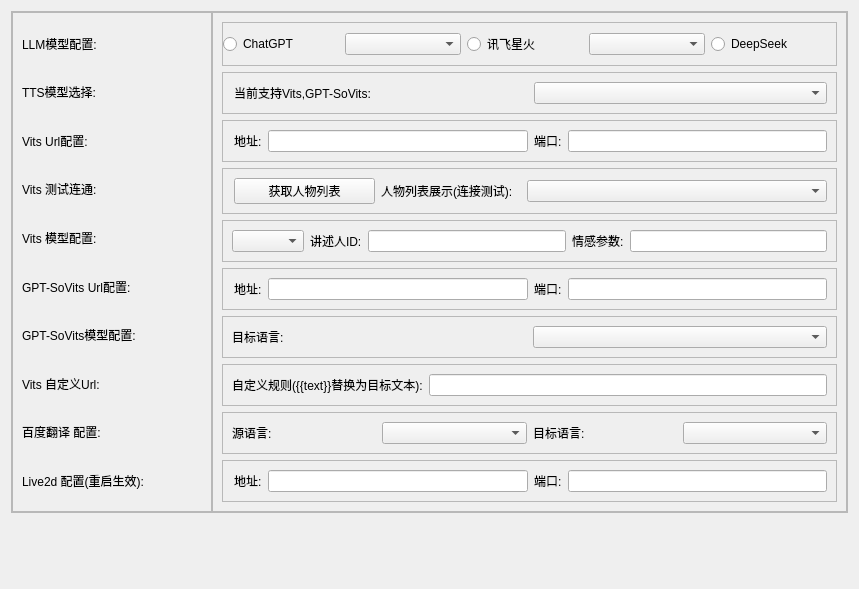
         <widget class="QWidget" name="scrollAreaWidgetContents_deploy">
          <property name="geometry">
           <rect>
            <x>0</x>
            <y>0</y>
            <width>859</width>
            <height>589</height>
           </rect>
          </property>
          <layout class="QGridLayout" name="gridLayout_9">
           <item row="0" column="0">
            <widget class="QFrame" name="frame_6">
             <property name="frameShape">
              <enum>QFrame::StyledPanel</enum>
             </property>
             <property name="frameShadow">
              <enum>QFrame::Raised</enum>
             </property>
             <layout class="QGridLayout" name="gridLayout">
              <property name="leftMargin">
               <number>0</number>
              </property>
              <property name="topMargin">
               <number>0</number>
              </property>
              <property name="rightMargin">
               <number>0</number>
              </property>
              <property name="bottomMargin">
               <number>0</number>
              </property>
              <property name="spacing">
               <number>0</number>
              </property>
              <item row="0" column="0">
               <widget class="QFrame" name="frame_label_deploy">
                <property name="minimumSize">
                 <size>
                  <width>200</width>
                  <height>0</height>
                 </size>
                </property>
                <property name="maximumSize">
                 <size>
                  <width>300</width>
                  <height>16777215</height>
                 </size>
                </property>
                <property name="frameShape">
                 <enum>QFrame::StyledPanel</enum>
                </property>
                <property name="frameShadow">
                 <enum>QFrame::Raised</enum>
                </property>
                <layout class="QVBoxLayout" name="verticalLayout_7">
                 <item>
                  <widget class="QLabel" name="label_llm_set">
                   <property name="text">
                    <string>LLM模型配置:</string>
                   </property>
                  </widget>
                 </item>
                 <item>
                  <widget class="QLabel" name="label_vits_select">
                   <property name="text">
                    <string>TTS模型选择:</string>
                   </property>
                  </widget>
                 </item>
                 <item>
                  <widget class="QLabel" name="label_vits_url">
                   <property name="text">
                    <string>Vits Url配置:</string>
                   </property>
                  </widget>
                 </item>
                 <item>
                  <widget class="QLabel" name="label_vits_connect">
                   <property name="text">
                    <string>Vits 测试连通:</string>
                   </property>
                  </widget>
                 </item>
                 <item>
                  <widget class="QLabel" name="label_vits_set">
                   <property name="text">
                    <string>Vits 模型配置:</string>
                   </property>
                  </widget>
                 </item>
                 <item>
                  <widget class="QLabel" name="label_gptsovits_url">
                   <property name="text">
                    <string>GPT-SoVits Url配置:</string>
                   </property>
                  </widget>
                 </item>
                 <item>
                  <widget class="QLabel" name="label_gptsovits_set">
                   <property name="text">
                    <string>GPT-SoVits模型配置:</string>
                   </property>
                  </widget>
                 </item>
                 <item>
                  <widget class="QLabel" name="label_vits_selfrule">
                   <property name="text">
                    <string>Vits 自定义Url:</string>
                   </property>
                  </widget>
                 </item>
                 <item>
                  <widget class="QLabel" name="label_baidu_set">
                   <property name="text">
                    <string>百度翻译 配置:</string>
                   </property>
                  </widget>
                 </item>
                 <item>
                  <widget class="QLabel" name="label_live2d">
                   <property name="text">
                    <string>Live2d 配置(重启生效):</string>
                   </property>
                  </widget>
                 </item>
                </layout>
               </widget>
              </item>
              <item row="0" column="1">
               <widget class="QFrame" name="frame_set_deploy">
                <property name="frameShape">
                 <enum>QFrame::StyledPanel</enum>
                </property>
                <property name="frameShadow">
                 <enum>QFrame::Raised</enum>
                </property>
                <layout class="QVBoxLayout" name="verticalLayout_10">
                 <item>
                  <widget class="QFrame" name="frame_llm_set">
                   <property name="frameShape">
                    <enum>QFrame::StyledPanel</enum>
                   </property>
                   <property name="frameShadow">
                    <enum>QFrame::Raised</enum>
                   </property>
                   <layout class="QHBoxLayout" name="horizontalLayout_12">
                    <property name="leftMargin">
                     <number>0</number>
                    </property>
                    <item>
                     <widget class="QRadioButton" name="radioButton_llm_chatgpt">
                      <property name="text">
                       <string>ChatGPT</string>
                      </property>
                     </widget>
                    </item>
                    <item>
                     <widget class="QComboBox" name="comboBox_llm_chatgpt"/>
                    </item>
                    <item>
                     <widget class="QRadioButton" name="radioButton_llm_xfxh">
                      <property name="text">
                       <string>讯飞星火</string>
                      </property>
                     </widget>
                    </item>
                    <item>
                     <widget class="QComboBox" name="comboBox_llm_xfxh"/>
                    </item>
                    <item>
                     <widget class="QRadioButton" name="radioButton_llm_deepseek">
                      <property name="text">
                       <string>DeepSeek</string>
                      </property>
                     </widget>
                    </item>
                   </layout>
                  </widget>
                 </item>
                 <item>
                  <widget class="QFrame" name="frame_vits_3">
                   <property name="frameShape">
                    <enum>QFrame::StyledPanel</enum>
                   </property>
                   <property name="frameShadow">
                    <enum>QFrame::Raised</enum>
                   </property>
                   <layout class="QHBoxLayout" name="horizontalLayout_18">
                    <property name="leftMargin">
                     <number>11</number>
                    </property>
                    <item>
                     <widget class="QLabel" name="label_vits_select_some">
                      <property name="text">
                       <string>当前支持Vits,GPT-SoVits:</string>
                      </property>
                     </widget>
                    </item>
                    <item>
                     <widget class="QComboBox" name="comboBox_vitsmodel_select"/>
                    </item>
                   </layout>
                  </widget>
                 </item>
                 <item>
                  <widget class="QFrame" name="frame_vits">
                   <property name="frameShape">
                    <enum>QFrame::StyledPanel</enum>
                   </property>
                   <property name="frameShadow">
                    <enum>QFrame::Raised</enum>
                   </property>
                   <layout class="QHBoxLayout" name="horizontalLayout_9">
                    <property name="leftMargin">
                     <number>11</number>
                    </property>
                    <item>
                     <widget class="QLabel" name="label_vits_address">
                      <property name="text">
                       <string>地址:</string>
                      </property>
                     </widget>
                    </item>
                    <item>
                     <widget class="QLineEdit" name="lineEdit_vits_address"/>
                    </item>
                    <item>
                     <widget class="QLabel" name="label_vits_port">
                      <property name="text">
                       <string>端口:</string>
                      </property>
                     </widget>
                    </item>
                    <item>
                     <widget class="QLineEdit" name="lineEdit_vits_port"/>
                    </item>
                   </layout>
                  </widget>
                 </item>
                 <item>
                  <widget class="QFrame" name="frame_vits_4">
                   <property name="frameShape">
                    <enum>QFrame::StyledPanel</enum>
                   </property>
                   <property name="frameShadow">
                    <enum>QFrame::Raised</enum>
                   </property>
                   <layout class="QHBoxLayout" name="horizontalLayout_20">
                    <property name="leftMargin">
                     <number>11</number>
                    </property>
                    <item>
                     <widget class="QPushButton" name="pushButton_getspeakers">
                      <property name="text">
                       <string>获取人物列表</string>
                      </property>
                     </widget>
                    </item>
                    <item>
                     <widget class="QLabel" name="label_vits_speakers">
                      <property name="text">
                       <string>人物列表展示(连接测试):</string>
                      </property>
                     </widget>
                    </item>
                    <item>
                     <widget class="QComboBox" name="comboBox_vitsspeakers">
                      <property name="minimumSize">
                       <size>
                        <width>300</width>
                        <height>0</height>
                       </size>
                      </property>
                     </widget>
                    </item>
                   </layout>
                  </widget>
                 </item>
                 <item>
                  <widget class="QFrame" name="frame_vits_select">
                   <property name="frameShape">
                    <enum>QFrame::StyledPanel</enum>
                   </property>
                   <property name="frameShadow">
                    <enum>QFrame::Raised</enum>
                   </property>
                   <layout class="QHBoxLayout" name="horizontalLayout_10">
                    <item>
                     <widget class="QComboBox" name="comboBox_vits_select"/>
                    </item>
                    <item>
                     <widget class="QLabel" name="label_speaker_id">
                      <property name="text">
                       <string>讲述人ID:</string>
                      </property>
                     </widget>
                    </item>
                    <item>
                     <widget class="QLineEdit" name="lineEdit_speaker_id"/>
                    </item>
                    <item>
                     <widget class="QLabel" name="label_speaker_emotion">
                      <property name="text">
                       <string>情感参数:</string>
                      </property>
                     </widget>
                    </item>
                    <item>
                     <widget class="QLineEdit" name="lineEdit_speaker_emotion"/>
                    </item>
                   </layout>
                  </widget>
                 </item>
                 <item>
                  <widget class="QFrame" name="frame_vits_2">
                   <property name="frameShape">
                    <enum>QFrame::StyledPanel</enum>
                   </property>
                   <property name="frameShadow">
                    <enum>QFrame::Raised</enum>
                   </property>
                   <layout class="QHBoxLayout" name="horizontalLayout_14">
                    <property name="leftMargin">
                     <number>11</number>
                    </property>
                    <item>
                     <widget class="QLabel" name="label_gptsovits_address">
                      <property name="text">
                       <string>地址:</string>
                      </property>
                     </widget>
                    </item>
                    <item>
                     <widget class="QLineEdit" name="lineEdit_gptsovits_address"/>
                    </item>
                    <item>
                     <widget class="QLabel" name="label_gptsovits_port">
                      <property name="text">
                       <string>端口:</string>
                      </property>
                     </widget>
                    </item>
                    <item>
                     <widget class="QLineEdit" name="lineEdit_gptsovits_port"/>
                    </item>
                   </layout>
                  </widget>
                 </item>
                 <item>
                  <widget class="QFrame" name="frame_vits_select_2">
                   <property name="frameShape">
                    <enum>QFrame::StyledPanel</enum>
                   </property>
                   <property name="frameShadow">
                    <enum>QFrame::Raised</enum>
                   </property>
                   <layout class="QHBoxLayout" name="horizontalLayout_17">
                    <item>
                     <widget class="QLabel" name="label_gptsovits_language">
                      <property name="text">
                       <string>目标语言:</string>
                      </property>
                     </widget>
                    </item>
                    <item>
                     <widget class="QComboBox" name="comboBox_gptsovits_language"/>
                    </item>
                   </layout>
                  </widget>
                 </item>
                 <item>
                  <widget class="QFrame" name="frame_vits_selfrule">
                   <property name="frameShape">
                    <enum>QFrame::StyledPanel</enum>
                   </property>
                   <property name="frameShadow">
                    <enum>QFrame::Raised</enum>
                   </property>
                   <layout class="QHBoxLayout" name="horizontalLayout_19">
                    <item>
                     <widget class="QLabel" name="label_vits_selfrule_text">
                      <property name="text">
                       <string>自定义规则({{text}}替换为目标文本):</string>
                      </property>
                     </widget>
                    </item>
                    <item>
                     <widget class="QLineEdit" name="lineEdit_vits_selfrule"/>
                    </item>
                   </layout>
                  </widget>
                 </item>
                 <item>
                  <widget class="QFrame" name="frame_baidu_set">
                   <property name="frameShape">
                    <enum>QFrame::StyledPanel</enum>
                   </property>
                   <property name="frameShadow">
                    <enum>QFrame::Raised</enum>
                   </property>
                   <layout class="QHBoxLayout" name="horizontalLayout_11">
                    <item>
                     <widget class="QLabel" name="label_baidu_from">
                      <property name="text">
                       <string>源语言:</string>
                      </property>
                     </widget>
                    </item>
                    <item>
                     <widget class="QComboBox" name="comboBox_baidu_from"/>
                    </item>
                    <item>
                     <widget class="QLabel" name="label_baidu_to">
                      <property name="text">
                       <string>目标语言:</string>
                      </property>
                     </widget>
                    </item>
                    <item>
                     <widget class="QComboBox" name="comboBox_baidu_to"/>
                    </item>
                   </layout>
                  </widget>
                 </item>
                 <item>
                  <widget class="QFrame" name="frame_vits_5">
                   <property name="frameShape">
                    <enum>QFrame::StyledPanel</enum>
                   </property>
                   <property name="frameShadow">
                    <enum>QFrame::Raised</enum>
                   </property>
                   <layout class="QHBoxLayout" name="horizontalLayout_21">
                    <property name="leftMargin">
                     <number>11</number>
                    </property>
                    <item>
                     <widget class="QLabel" name="label_live2d_address">
                      <property name="text">
                       <string>地址:</string>
                      </property>
                     </widget>
                    </item>
                    <item>
                     <widget class="QLineEdit" name="lineEdit_live2d_address"/>
                    </item>
                    <item>
                     <widget class="QLabel" name="label_ive2d_port">
                      <property name="text">
                       <string>端口:</string>
                      </property>
                     </widget>
                    </item>
                    <item>
                     <widget class="QLineEdit" name="lineEdit_live2d_port"/>
                    </item>
                   </layout>
                  </widget>
                 </item>
                </layout>
               </widget>
              </item>
             </layout>
            </widget>
           </item>
           <item row="1" column="0">
            <spacer name="verticalSpacer_3">
             <property name="orientation">
              <enum>Qt::Vertical</enum>
             </property>
             <property name="sizeHint" stdset="0">
              <size>
               <width>20</width>
               <height>127</height>
              </size>
             </property>
            </spacer>
           </item>
          </layout>
         </widget>
